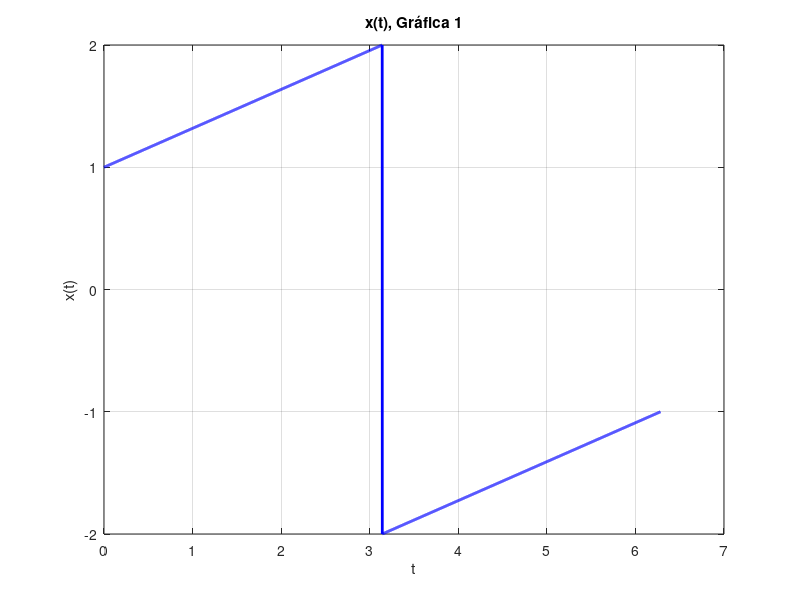
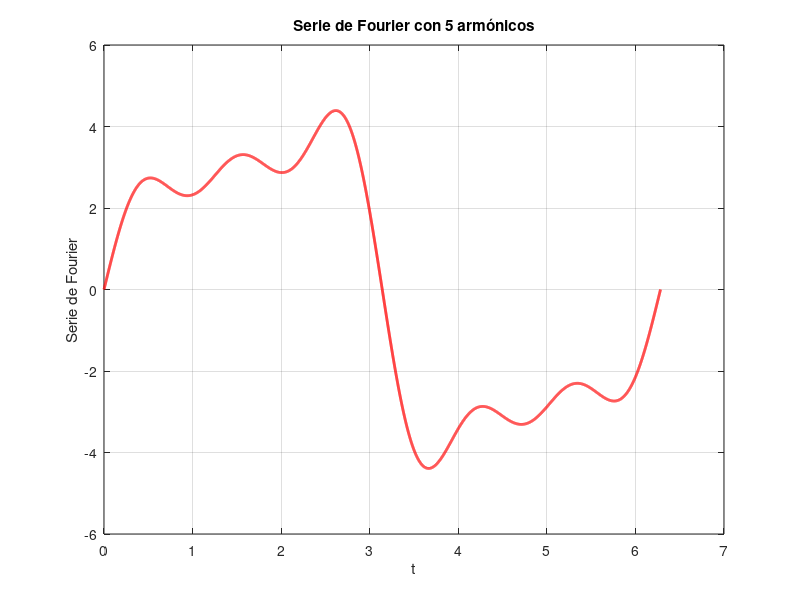
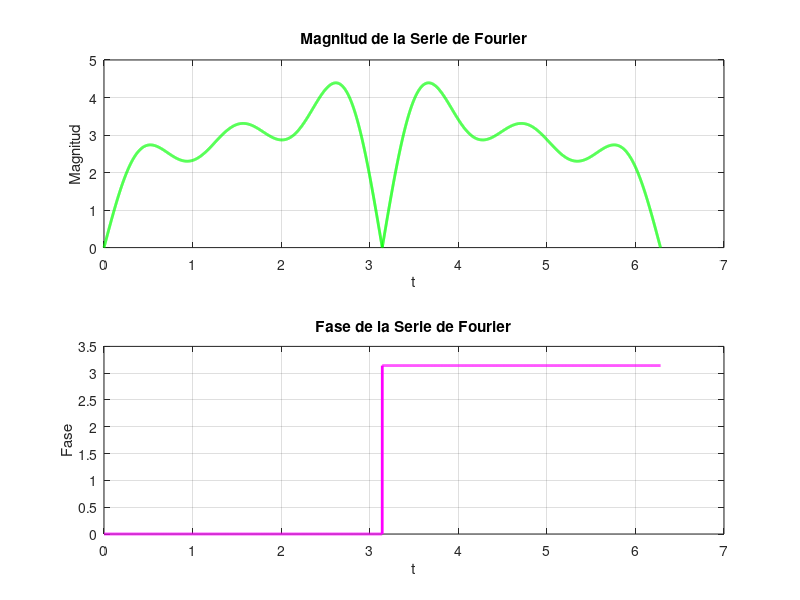
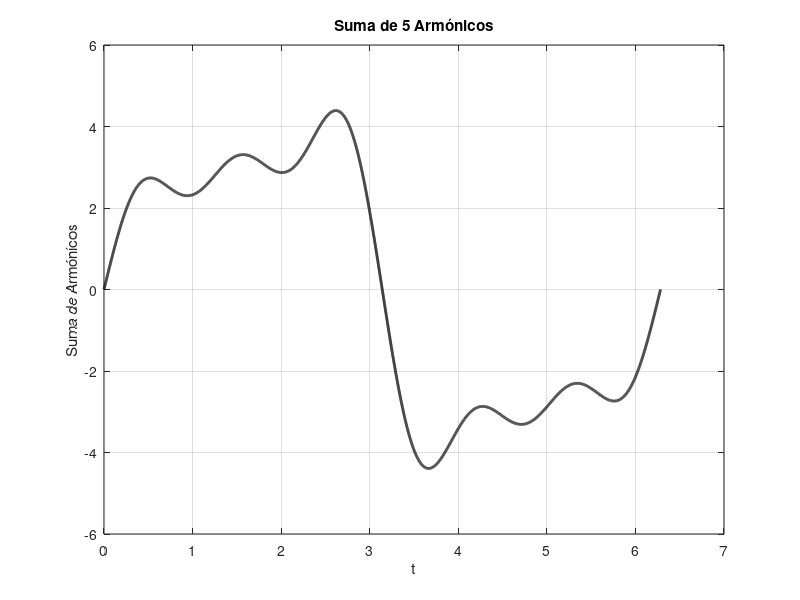

Recreate these plots in MATLAB, in order. (Note: this script raises an error after producing the figures.)
%% CODIGO GRAFICA 1
% Función x(t)
figure(1);

% Declaración del dominio
dom = 0:0.001:(2*pi);

% Funcion
x = ((dom<=pi).*((1/pi).*dom+1)) + ((dom>=pi).*((1/pi).*dom-3));

% Plot de la función
plot(dom, x, 'b', 'LineWidth', 2);
grid on;
xlabel('t');
ylabel('x(t)');
title('x(t), Gráfica 1');

% Evaluación de la paridad
if isequal(x, fliplr(x)) || isequal(x, -fliplr(x))
    disp('La función es PAR');
    a0 = 1/(2*pi) * trapz(dom, x);  % Cálculo de a0 para función par
    ak = zeros(1,5);  % Inicialización de coeficientes ak para función par
    bk = zeros(1,5);  % Inicialización de coeficientes bk para función par
else
    disp('La función es IMPAR');
    a0 = 0;  % a0 es cero para función impar
    ak = zeros(1,5);  % Inicialización de coeficientes ak para función impar
    bk = zeros(1,5);  % Inicialización de coeficientes bk para función impar
end

% Cálculo de coeficientes ak y bk
for k = 1:5
    ak(k) = 2/pi * trapz(dom, x .* cos(k*dom));  % Coeficientes ak
    bk(k) = 2/pi * trapz(dom, x .* sin(k*dom));  % Coeficientes bk
end

% Construcción de la serie de Fourier con 5 armónicos diferentes de cero
fourier_series = a0/2;
for k = 1:5
    fourier_series = fourier_series + ak(k) * cos(k*dom) + bk(k) * sin(k*dom);
end

% Plot de la serie de Fourier
figure(2);
plot(dom, fourier_series, 'r', 'LineWidth', 2);
grid on;
xlabel('t');
ylabel('Serie de Fourier');
title('Serie de Fourier con 5 armónicos');

% Muestra de los coeficientes
disp(['a0 = ', num2str(a0)]);
disp(['ak = ', num2str(ak)]);
disp(['bk = ', num2str(bk)]);

% Sección d: Gráfica de magnitud y fase de la serie de Fourier
figure(3);
subplot(2, 1, 1);
plot(dom, abs(fourier_series), 'g', 'LineWidth', 2);
grid on;
xlabel('t');
ylabel('Magnitud');
title('Magnitud de la Serie de Fourier');

subplot(2, 1, 2);
plot(dom, angle(fourier_series), 'm', 'LineWidth', 2);
grid on;
xlabel('t');
ylabel('Fase');
title('Fase de la Serie de Fourier');
% Sección e: Suma de armónicos según elección del usuario
num_armonicos = input('Ingrese el número de armónicos a sumar: ');

suma_armonicos = a0/2;
for k = 1:num_armonicos
    suma_armonicos = suma_armonicos + ak(k) * cos(k*dom) + bk(k) * sin(k*dom);
end

% Plot de la suma de armónicos
figure(4);
plot(dom, suma_armonicos, 'k', 'LineWidth', 2);
grid on;
xlabel('t');
ylabel('Suma de Armónicos');
title(['Suma de ', num2str(num_armonicos), ' Armónicos']);



% Sección f: Comparación de la señal original con la suma de armónicos
correlation_coefficient = corrcoef(x, suma_armonicos);
disp(['Coeficiente de correlación: ', num2str(correlation_coefficient(1,2))]);

% Gráfica de comparación
figure(6);
subplot(2, 1, 1);
plot(dom, x, 'b', 'LineWidth', 2);
grid on;
xlabel('t');
ylabel('x(t)');
title('Función Original');

subplot(2, 1, 2);
plot(dom, x, 'b', 'LineWidth', 2, 'DisplayName', 'Original');
hold on;
plot(dom, suma_armonicos, 'k', 'LineWidth', 2, 'DisplayName', 'Suma de Armónicos');
hold off;
grid on;
xlabel('t');
ylabel('Amplitud');
title(['Comparación con Coeficiente de Correlación: ', num2str(correlation_coefficient(1,2))]);
legend('show');



 % Agregar código para determinar el número mínimo de armónicos para una correlación del 99.9999999%

% Comparación de la señal original con la suma de armónicos
correlation_threshold = 0.999999999; % Umbral de correlación deseado

num_arm = 1;
while true
    % Calcular la suma de armónicos con num_arm términos
    suma_arm = a0/2;
    for k = 1:num_arm
        suma_arm = 1 + ak(k) * cos(k*dom) + bk(k) * sin(k*dom);
    end
    
    % Asegurarse de que ambos tengan el mismo dominio
    suma_arm = suma_arm(1:length(dom));
    
    % Calcular el coeficiente de correlación
    correlation_coefficient = corrcoef(x, suma_arm);
    
    % Verificar si se alcanza el umbral de correlación deseado
    if correlation_coefficient(1,2) >= correlation_threshold
        disp(['Número mínimo de armónicos para una correlación del 99.9999999%: ', num2str(num_arm)]);
        break;
    end
    
    % Incrementar el número de armónicos
    num_arm = num_arm + 1;
end

% Muestra de las gráficas de la suma y la original
figure(7);
subplot(2, 1, 1);
plot(dom, x, 'b', 'LineWidth', 2, 'DisplayName', 'Original');
grid on;
xlabel('t');
ylabel('Amplitud');
title('Función Original');

subplot(2, 1, 2);
plot(dom, x, 'b', 'LineWidth', 2, 'DisplayName', 'Original');
hold on;
plot(dom, suma_arm, 'k', 'LineWidth', 2, 'DisplayName', 'Suma de Armónicos');
hold off;
grid on;
xlabel('t');
ylabel('Amplitud');
title(['Comparación con Coeficiente de Correlación: ', num2str(correlation_coefficient(1,2))]);
legend('show');
